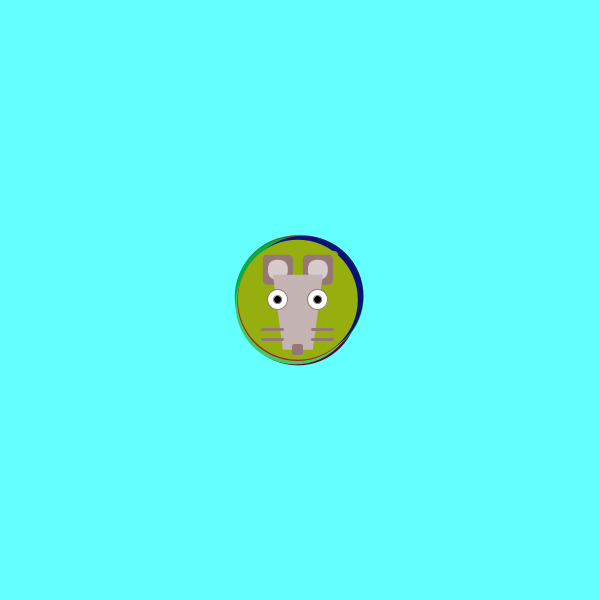
Frame 1 (no input)
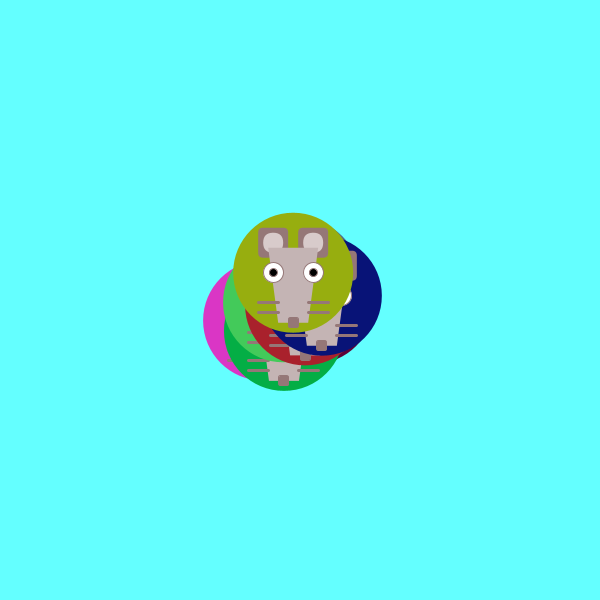
Frame 60 (the mouse pressed at the canvas centre just before this capture)
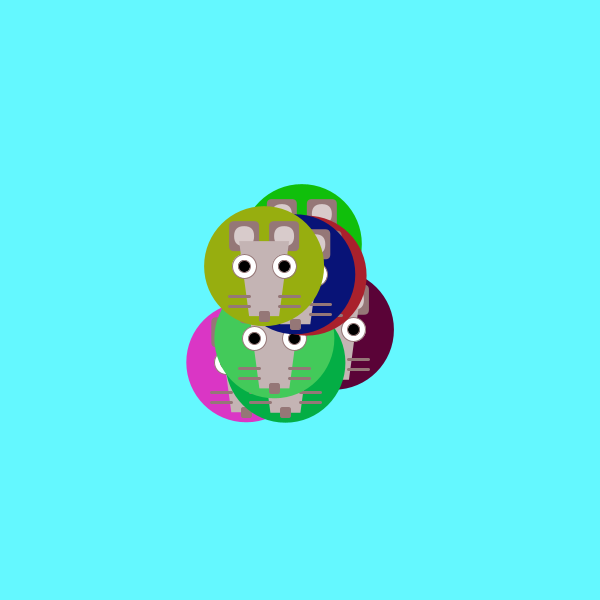
Frame 120 (the mouse held since frame 60 and released just before this capture)

The Processing sketch that drew these frames (run headless with seeded random() and noise(); from frame 60 on, the mouse is pressed at the canvas centre):

// Processing sketch: processing_146144
// ── processing_146144.pde

//EJERCICIO QUE CONSISTE EN EL MOVIMIENTO ALEATORIO DE DIFERENTES FIGURAS A LO LARGO DE TODA LA PANTALLA 
//A LA VEZ QUE HACEN UN RANDONWALKER (VIBRAN). ADEMÁS CON EL CLICK DEL MOUSSE LOS OJOS DEL MUÑECO AUMENTAN
//HASTA UN DETERMINADO VALOR QUE HACEN QUE RETORNEN A SU MEDIDA INICIAL. Y TAMBIEN HACEMOS QUE EL COLOR DEL 
//BORDE EXTERIOR DE CADA RATON SEA DE UN COLOR DIFERENTE.

//Con una matriz podemos obtener muchos ratoncillos diferentes

int numRatones=10;
int i;

//Definimos a y b para que en un futuro con la función mousePressed el tamaño de los ojos de los 
//ratones vaya aumentando hasta un valor determinado.
int a=20;
int b=8;



//Creamos una matriz de posiciones y velocidades con "numRatones" elementos:

float[] posicionesX= new float [numRatones];
float[] posicionesY= new float [numRatones];
color[] colorRatones=new color [numRatones]; //CADA CONTORNO DE UN COLOR


void setup(){
   size(600,600);
  
//Inicializamos posiciones y velocidades
for(int i=0;i<numRatones;i++){
  posicionesX[i]=(posicionesX[i]+width/2)+(int)random(-5,5); //COMIENZA EN EL CENTRO
  posicionesY[i]=(posicionesY[i]+height/2)+(int)random(-5,5); //COMIENZA EN EL CENTRO
  colorRatones[i]=color(random(230),random(230),random(230));
  }
}

void draw (){
  background(100,posicionesX[i],posicionesY[i]); //EL COLOR DEL FONDO VARIA ALEATORIAMENTE EN FUNCION DE LA POSICION
  //X E Y DE UNO DE LOS MUÑEQUITOS.


//INICIAMOS UN BUCLE PARA QUE HAGA LAS MISMAS ACCIONES EN TODOS LOS 
//VALORES DE LA MATRIZ

for(int i=0; i<numRatones; i++){
  //ACTUALIZAMOS POSICIONES
  posicionesX[i]+=random(-5,5);
  posicionesY[i]+=random(-5,5);
 
  
  //ESTABLECEMOS LOS LIMITES EN X, DE FORMA QUE CUANDO LLEGUE A UN BORDE NO SE VAYA DE LA PANTALLA
  if(posicionesX[i]-60<0){
    posicionesX[i]=60;
  }
  
  if(posicionesX[i]+60>width){
    posicionesX[i]=width-60;
  }
  
  //ESTABLECEMOS LOS LIMITES EN Y, DE FORMA QUE CUANDO LLEGUE A UN BORDE NO SE VAYA DE LA PANTALLA
  if(posicionesY[i]-60<0){
    posicionesY[i]=60;
  }
  if(posicionesY[i]+60>height){
    posicionesY[i]=height-60;
  } 

//DIBUJAMOS

//CIRUCLO BORDE
fill(colorRatones[i]);
noStroke();
ellipse(posicionesX[i],posicionesY[i],120,120);

//OREJAS
  //EXTERIOR
  fill (149,119,119);
    //IZQUIERDA
rect(posicionesX[i]-35,posicionesY[i]-45,30,30,5);
    //DERECHA
rect(posicionesX[i]+5,posicionesY[i]-45,30,30,5);
  //INTERIOR
  fill(216,203,203);
    //IZQUIERDA
rect(posicionesX[i]-30,posicionesY[i]-40,20,20,10);
    //DERECHA
rect(posicionesX[i]+10,posicionesY[i]-40,20,20,10);

//CARA
fill (196,180,180);
beginShape ();
vertex(posicionesX[i]-25,posicionesY[i]-25);
vertex(posicionesX[i]+25,posicionesY[i]-25);
vertex(posicionesX[i]+15,posicionesY[i]+50);
vertex(posicionesX[i]-15,posicionesY[i]+50);
vertex (posicionesX[i]-25,posicionesY[i]-25);
endShape();

//BIGOTE
stroke(149,119,119);
strokeWeight (3);
//IZQUIERDO
line(posicionesX[i]-35,posicionesY[i]+30,posicionesX[i]-15,posicionesY[i]+30);
line(posicionesX[i]-35,posicionesY[i]+40,posicionesX[i]-15,posicionesY[i]+40);
  //DERECHO
line(posicionesX[i]+15,posicionesY[i]+30,posicionesX[i]+35,posicionesY[i]+30);
line(posicionesX[i]+15,posicionesY[i]+40,posicionesX[i]+35,posicionesY[i]+40);

//OJOS
strokeWeight (1);
  //EXTERIORES
  fill(255);
    //IZQUIERDO
ellipse (posicionesX[i]-20,posicionesY[i],a,a);
    //DERECHO
ellipse(posicionesX[i]+20,posicionesY[i],a,a);
  //INTERIORES
  fill(0);
   //IZQUIERDO
ellipse (posicionesX[i]-20,posicionesY[i],b,b);
    //DERECHO
ellipse (posicionesX[i]+20,posicionesY[i],b,b);

//NARIZ
fill (149,119,119);
rect (posicionesX[i]-5,posicionesY[i]+45,10,10,2);

}

}


//A CONTINUACION CON LA FUNCION DE MOUSEPRESSED HAREMOS QUE EL TAMAÑO DE LOS OJOS VAYA AUMENTANDO
void mousePressed(){
    if(a<40){
      a=a+4;
    }
    if(b<16){
      b=b+4;
    }
    if(a>=40){
      a=20;
      b=8;
    }
  
}
  
